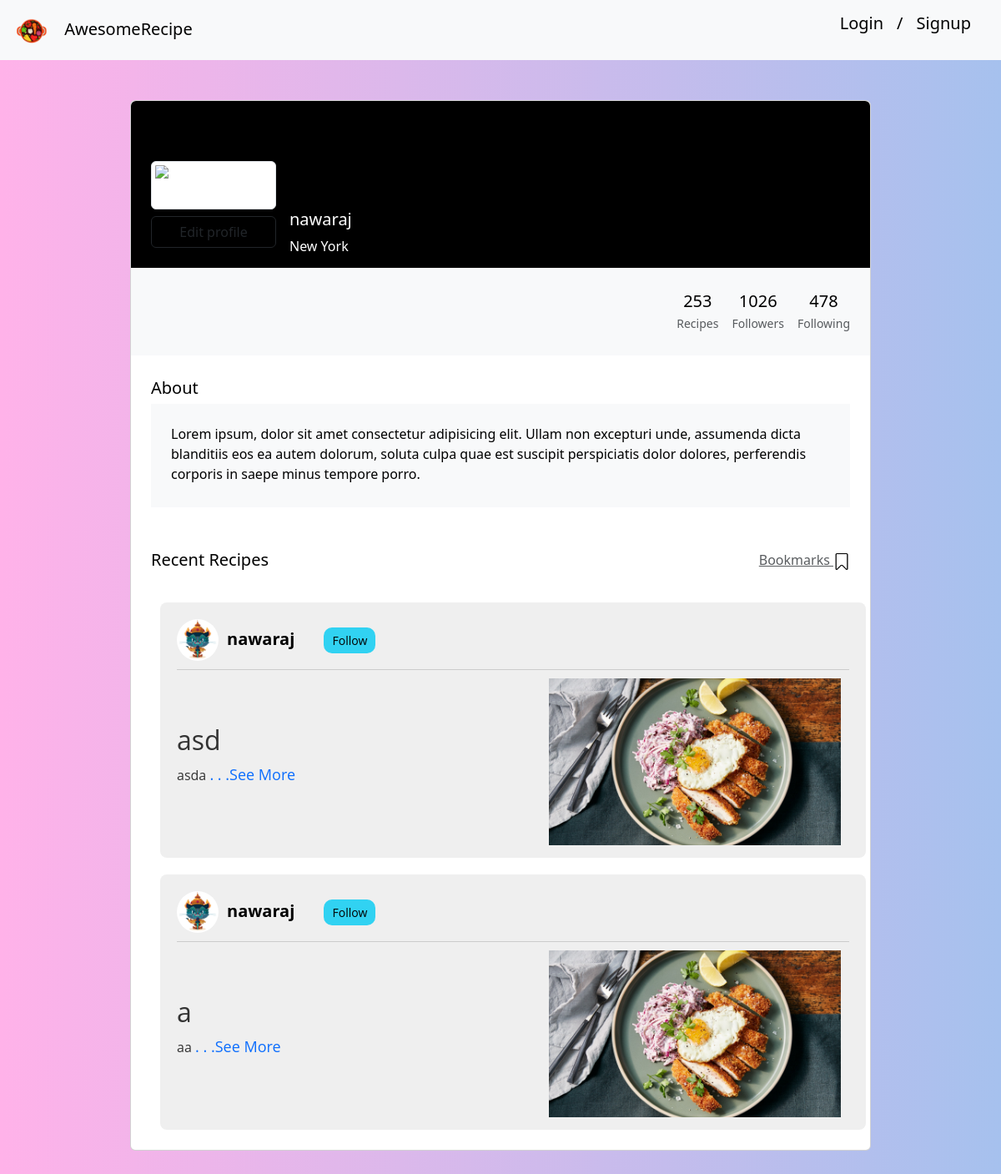
Before: /user/nawaraj with the older database file.
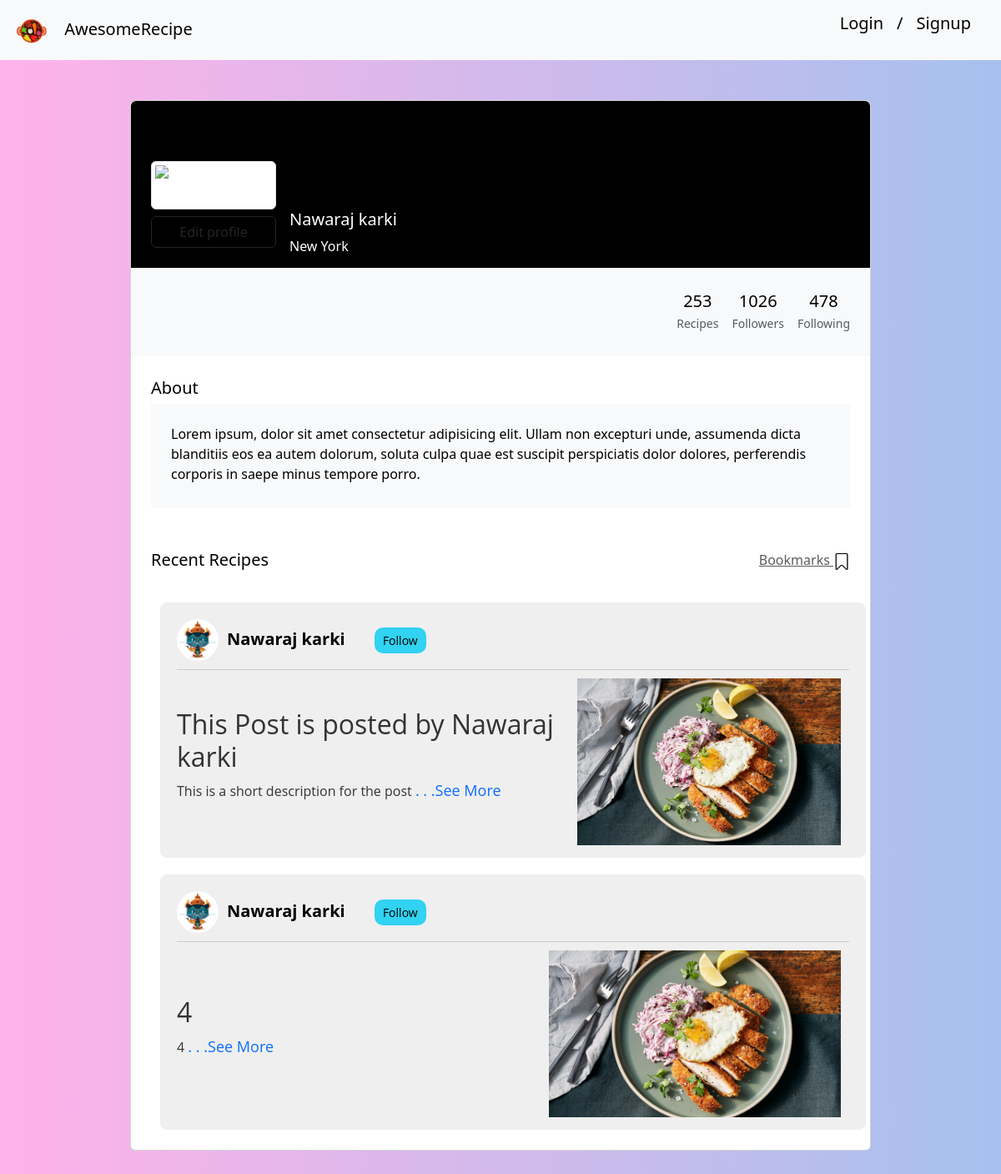
After: the same page with the newer database file.
### Users/models.py (models this page shows, shortened)
class User(AbstractUser):
    username = models.CharField(max_length=50, unique=True)
    email = models.EmailField(unique=True)
    display_name = models.CharField(max_length=50, null=True, blank=True)
    display_picture = models.ImageField(upload_to=user_directory_path, null = True , blank = True)
    cover_picture = models.ImageField(upload_to=user_directory_path, null=True, blank=True)
    followers_count = models.PositiveIntegerField(default=0)

### main/models.py (models this page shows, shortened)
class RecipePost(models.Model):
    author = models.ForeignKey(User, on_delete=models.CASCADE, default='')
    posted_at = models.DateTimeField(auto_now_add=True)
    title = models.CharField(max_length=200)
    description = models.CharField(max_length=300)
    slug = AutoSlugField(populate_from='title', unique=True)

### Users/views.py (the view)
# urls.py: path('<str:username>', user_profile, name='user_profile'),
def user_profile(request, username):
    recipes = RecipePost.objects.filter(author__username = username).order_by('-posted_at')
    author = get_object_or_404(User, username=username)
    context = {
        'author' : author,
        'user' : request.user,
        'recipes' : recipes
    }
    return render(request, 'Users/user_profile.html', context)

### templates/Users/user_profile.html (shortened to what this page needs)
{% extends 'base.html' %}
{% load static %}
    {% block meta %}
    <link href="https://cdn.jsdelivr.net/npm/bootstrap@5.3.2/dist/css/bootstrap.min.css" rel="stylesheet">
  </head>
  {% endblock %}
{% block content %}
    <section class="h-100 gradient-custom-2">
      <div class="container py-5 h-100">
        <div class="row d-flex justify-content-center align-items-center h-100">
          <div class="col col-lg-9 col-xl-7" style="width: 80%;">
            <div class="card" >
              <div class="rounded-top text-white d-flex flex-row" style="background-color: #000; height:200px;">
                <div class="ms-4 mt-5 d-flex flex-column" style="width: 150px;">
                  {% if author.display_picture %}
                    <img src="{{ user.display_picture.url }}" alt="Generic placeholder image" class="img-fluid img-thumbnail mt-4 mb-2" style="width: 150px; z-index: 1">
                  {% else %}
                    <img src="{% static 'img/male user.png' %}" alt="Generic placeholder image" class="img-fluid img-thumbnail mt-4 mb-2" style="width: 150px; z-index: 1">
                  {% endif %}
                  <button type="button" class="btn btn-outline-dark" data-mdb-ripple-color="dark"
                    style="z-index: 1;">
                    Edit profile
                  </button>
                </div>
                <div class="ms-3" style="margin-top: 130px;">
                  {% if author.display_name %}
                    <h5>{{author.display_name}}</h5>
                  {% else %}
                    <h5>{{author.username}}</h5>
                  {% endif %}
                  <p>New York</p>
                </div>
              </div>
              <div class="p-4 text-black" style="background-color: #f8f9fa;">
                <div class="d-flex justify-content-end text-center py-1">
                  <div>
                    <p class="mb-1 h5">253</p>
                    <p class="small text-muted mb-0">Recipes</p>
                  </div>
                  <div class="px-3">
                    <p class="mb-1 h5">1026</p>
                    <p class="small text-muted mb-0">Followers</p>
                  </div>
                  <div>
                    <p class="mb-1 h5">478</p>
                    <p class="small text-muted mb-0">Following</p>
                  </div>
                </div>
              </div>
              <div class="card-body p-4 text-black">
                <div class="mb-5">
                  <p class="lead fw-normal mb-1">About</p>
                  <div class="p-4" style="background-color: #f8f9fa;">
                    <p class="font-italic mb-1">Lorem ipsum, dolor sit amet consectetur adipisicing elit. Ullam non excepturi unde, assumenda dicta blanditiis eos ea autem dolorum, soluta culpa quae est suscipit perspiciatis dolor dolores, perferendis corporis in saepe minus tempore porro.
                    </p>
                  </div>
                </div>
                <div class="d-flex justify-content-between align-items-center mb-4">
                  <p class="lead fw-normal mb-0">Recent Recipes</p>
                  <p class="mb-0"><a href="#!" class="text-muted">Bookmarks <img src="/static/img/bookmark.png" alt="" style="height: 20px; width: 20px;"></a></p>
                </div>
                <div class="row g-2">
                  {% include 'main/post_card.html' %}
                </div>
              </div>
            </div>
          </div>
        </div>
      </div>
    </section>
      {% endblock %}

### templates/main/post_card.html (shortened to what this page needs)
{% load static %}
<!DOCTYPE html>
<html lang="en">
<head>
    <link rel="stylesheet" href="/static/css/post_card.css">
</head>
<body>
{% for recipe in recipes %}
    <div class="post-card">
        <div class="post-card-header flexrow">
            {% if recipe.author.display_picture %}
              <img src="{{ recipe.author.display_picture.url }}"  width="50px" height="50px" alt="author dp" class="d-inline-block align-text-center" style="border-radius: 50%;">
            {% else %}
              <img src="{% static 'img/male user.png' %}"  width="50px" height="50px" alt="author dp" class="d-inline-block align-text-center" style="border-radius: 50%;">
            {% endif %}
            <div class="post-card-header-info">
                <a href="{% url 'user_profile' recipe.author.username %}">
                    {% if recipe.author.display_name %}
                      {{recipe.author.display_name}}
                    {% else %}
                       {{recipe.author.username}}
                    {% endif %}
                </a>
                <button type="button" class="follow-button">Follow</button>
            </div>
        </div>
        <div class="post-card-body flexrow">
            <div class="post-card-body-text flexcol">
                <h2><a href="path/to/post-detail.html">{{recipe.title}}</a></h2>
                <p>
                    {{recipe.description}}
                    <a href="{% url 'post_detail' %}" class="see-more-button">. . .See More</a>
                </p>
            </div>
            <div class="post-card-body-img">
                <img src="/static/img/Recipe img examples.jpeg" alt="Recipe image">
            </div>
        </div>
    </div>
{% endfor %}
</body>
</html>

Changed rows visible on the page:
removed RecipePost: author.display_picture (picture), author.username "nawaraj", title "asd", description "asda"
removed RecipePost: author.display_picture (picture), author.username "nawaraj", title "a", description "aa"
changed User: display_name (not shown) → "Nawaraj karki"; username "nawaraj" → (not shown)
added RecipePost: author.display_picture (picture), author.display_name "Nawaraj karki", title "This Post is posted by Nawaraj karki", description "This is a short description for the post"
added RecipePost: author.display_picture (picture), author.display_name "Nawaraj karki", title "4", description "4"
